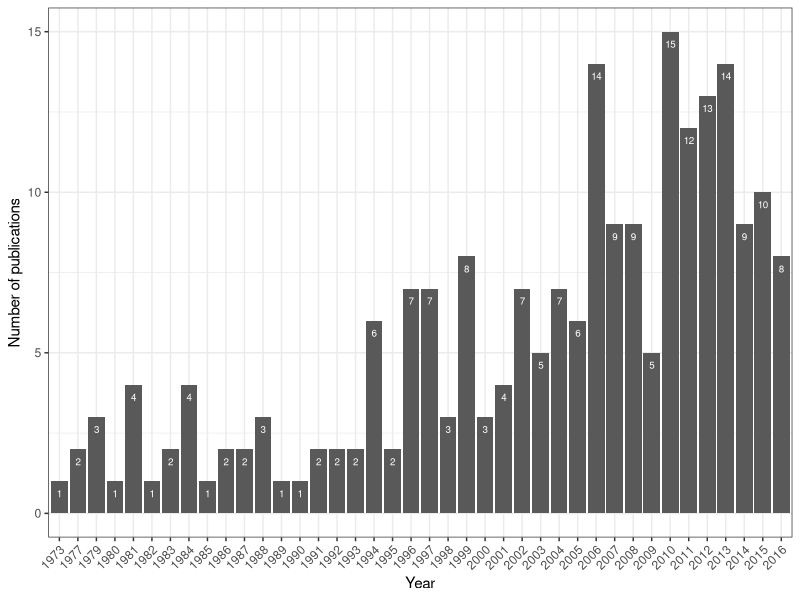
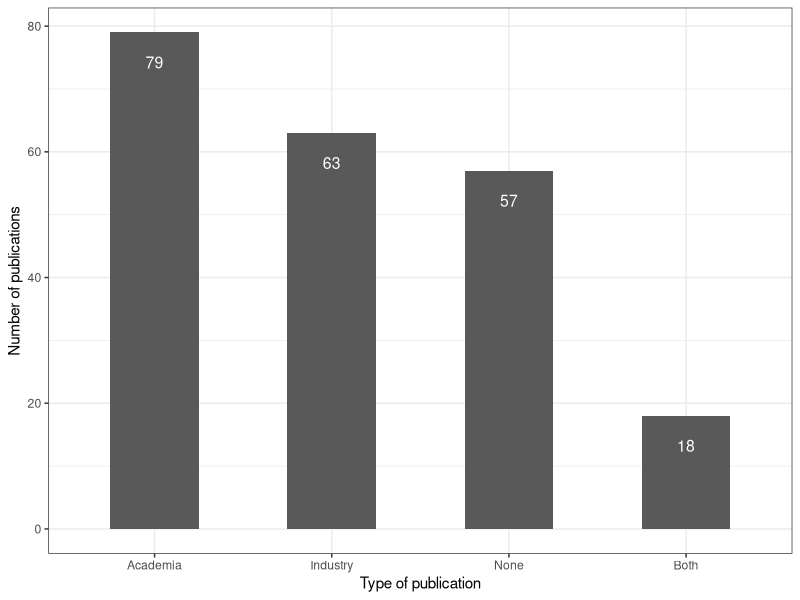
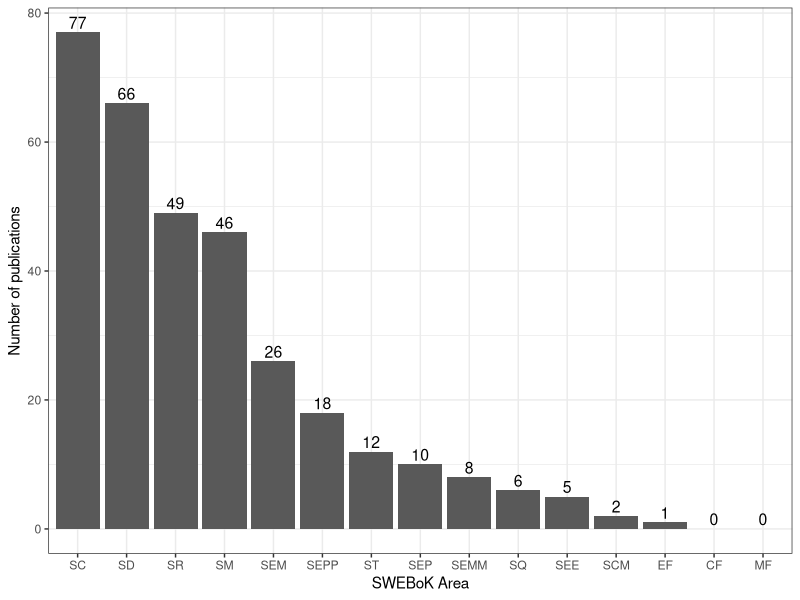

These charts were generated, in order, by the following R code:
## ---- chunk 1
# Keep things nice and tidy, all libraries go here
library(readxl)
library(tidyverse)
library(knitr)
library(kableExtra)
## ---- chunk 2
data <- read_excel("data.xlsx", skip = 1)
data <- data %>% filter(is.na(Exclude))
## ---- chunk 3
ggplot(data, aes(x=as.factor(Year))) + 
  geom_bar() +  
  ylab("Number of publications") +
  xlab("Year") + 
  geom_text(stat='count', aes(label=..count..), vjust=2, color="white", size = 2.5) + 
  theme_bw() + 
  theme(axis.text.x = element_text(angle = 45, hjust = 1)) 
## ---- chunk 4

# Cleaning not needed values 
data<-data %>% 
    mutate(Academia = replace(Academia, Academia == "?", NA)) %>%
    mutate(Industry = replace(Industry, Industry == "?", NA))

data<-data %>%
  mutate(Type = case_when(is.na(Academia) & is.na(Industry) ~ "None", 
                       Academia == "1.0" & is.na(Industry) ~ "Academia",
                       Industry == "1.0" & is.na(Academia) ~ "Industry", 
                       TRUE ~ "Both"))
## ---- chunk 5
data %>% 
  mutate(Type = fct_infreq(Type, ordered = T)) %>% 
ggplot(aes(x=Type)) + 
  geom_bar(width = .5) +
  xlab("Type of publication") + 
  ylab("Number of publications") + 
  geom_text(stat='count', aes(label=..count..), vjust=3, color="white", size = 4) +
  theme_bw()
## ---- chunk 6
data %>% 
  select(7:21) %>% # selecting columns corresponding to the SWEBoK Areas
  mutate_all(replace_na,0) %>% 
  summarise_all(sum) %>% 
  gather(key = "SWEBOKArea", value = "publications", 1:15) %>% 
  arrange(-publications) %>%  
  mutate(SWEBOKArea = factor(SWEBOKArea, SWEBOKArea)) %>% 
  ggplot(aes(x=SWEBOKArea, y=publications)) + 
  geom_bar(stat="identity") + 
  geom_text(aes(label=publications), vjust=-0.3, color="black", size = 4) + 
  xlab("SWEBoK Area") + 
  ylab("Number of publications") +
  theme_bw()
## ---- chunk 7
data %>% 
  select(7:21) %>% # selecting columns corresponding to the SWEBoK Areas
  mutate_all(replace_na,0) %>% 
  as.matrix() %>% 
  crossprod() %>% 
  kable() %>%
  kable_styling("striped", full_width = T) %>%
  column_spec(1, bold = T)
  
